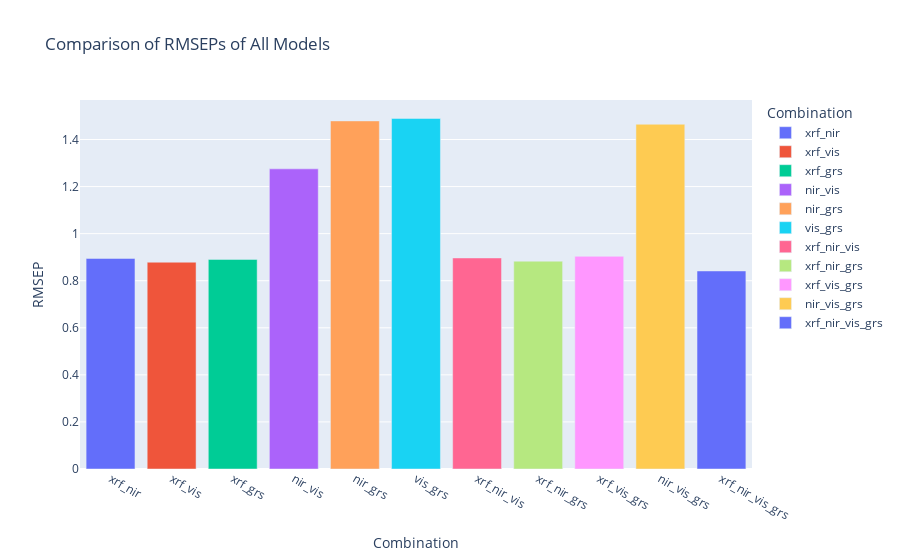

The cell this chart's notebook holds for it:
### Code cell
import plotly.express as px

# Extracting the data for the bar chart
rmseps = metrics_low_level['RMSEP']
combinations = metrics_low_level['Combination']

# Creating the bar chart
fig = px.bar(
    metrics_low_level,
    x=combinations,
    y=rmseps,
    color=combinations,  # Change bar color by the X axis
    title='Comparison of RMSEPs of All Models',
    labels={'x': 'Combination', 'y': 'RMSEP'}
)

# Display the plot
fig.show()

### Figure 1 — Plotly figure (JSON) as saved in the notebook; plotly's stock layout.template omitted (floating-point values rounded to 4 significant figures)
{"data": [{"alignmentgroup": "True", "hovertemplate": "Combination=%{x}<br>RMSEP=%{y}<extra></extra>", "legendgroup": "xrf_nir", "marker": {"color": "#636efa", "pattern": {"shape": ""}}, "name": "xrf_nir", "offsetgroup": "xrf_nir", "orientation": "v", "showlegend": true, "textposition": "auto", "type": "bar", "x": ["xrf_nir"], "xaxis": "x", "y": [0.8947], "yaxis": "y"}, {"alignmentgroup": "True", "hovertemplate": "Combination=%{x}<br>RMSEP=%{y}<extra></extra>", "legendgroup": "xrf_vis", "marker": {"color": "#EF553B", "pattern": {"shape": ""}}, "name": "xrf_vis", "offsetgroup": "xrf_vis", "orientation": "v", "showlegend": true, "textposition": "auto", "type": "bar", "x": ["xrf_vis"], "xaxis": "x", "y": [0.8787], "yaxis": "y"}, {"alignmentgroup": "True", "hovertemplate": "Combination=%{x}<br>RMSEP=%{y}<extra></extra>", "legendgroup": "xrf_grs", "marker": {"color": "#00cc96", "pattern": {"shape": ""}}, "name": "xrf_grs", "offsetgroup": "xrf_grs", "orientation": "v", "showlegend": true, "textposition": "auto", "type": "bar", "x": ["xrf_grs"], "xaxis": "x", "y": [0.8906], "yaxis": "y"}, {"alignmentgroup": "True", "hovertemplate": "Combination=%{x}<br>RMSEP=%{y}<extra></extra>", "legendgroup": "nir_vis", "marker": {"color": "#ab63fa", "pattern": {"shape": ""}}, "name": "nir_vis", "offsetgroup": "nir_vis", "orientation": "v", "showlegend": true, "textposition": "auto", "type": "bar", "x": ["nir_vis"], "xaxis": "x", "y": [1.275], "yaxis": "y"}, {"alignmentgroup": "True", "hovertemplate": "Combination=%{x}<br>RMSEP=%{y}<extra></extra>", "legendgroup": "nir_grs", "marker": {"color": "#FFA15A", "pattern": {"shape": ""}}, "name": "nir_grs", "offsetgroup": "nir_grs", "orientation": "v", "showlegend": true, "textposition": "auto", "type": "bar", "x": ["nir_grs"], "xaxis": "x", "y": [1.479], "yaxis": "y"}, {"alignmentgroup": "True", "hovertemplate": "Combination=%{x}<br>RMSEP=%{y}<extra></extra>", "legendgroup": "vis_grs", "marker": {"color": "#19d3f3", "pattern": {"shape": ""}}, "name": "vis_grs", "offsetgroup": "vis_grs", "orientation": "v", "showlegend": true, "textposition": "auto", "type": "bar", "x": ["vis_grs"], "xaxis": "x", "y": [1.489], "yaxis": "y"}, {"alignmentgroup": "True", "hovertemplate": "Combination=%{x}<br>RMSEP=%{y}<extra></extra>", "legendgroup": "xrf_nir_vis", "marker": {"color": "#FF6692", "pattern": {"shape": ""}}, "name": "xrf_nir_vis", "offsetgroup": "xrf_nir_vis", "orientation": "v", "showlegend": true, "textposition": "auto", "type": "bar", "x": ["xrf_nir_vis"], "xaxis": "x", "y": [0.8968], "yaxis": "y"}, {"alignmentgroup": "True", "hovertemplate": "Combination=%{x}<br>RMSEP=%{y}<extra></extra>", "legendgroup": "xrf_nir_grs", "marker": {"color": "#B6E880", "pattern": {"shape": ""}}, "name": "xrf_nir_grs", "offsetgroup": "xrf_nir_grs", "orientation": "v", "showlegend": true, "textposition": "auto", "type": "bar", "x": ["xrf_nir_grs"], "xaxis": "x", "y": [0.8831], "yaxis": "y"}, {"alignmentgroup": "True", "hovertemplate": "Combination=%{x}<br>RMSEP=%{y}<extra></extra>", "legendgroup": "xrf_vis_grs", "marker": {"color": "#FF97FF", "pattern": {"shape": ""}}, "name": "xrf_vis_grs", "offsetgroup": "xrf_vis_grs", "orientation": "v", "showlegend": true, "textposition": "auto", "type": "bar", "x": ["xrf_vis_grs"], "xaxis": "x", "y": [0.9036], "yaxis": "y"}, {"alignmentgroup": "True", "hovertemplate": "Combination=%{x}<br>RMSEP=%{y}<extra></extra>", "legendgroup": "nir_vis_grs", "marker": {"color": "#FECB52", "pattern": {"shape": ""}}, "name": "nir_vis_grs", "offsetgroup": "nir_vis_grs", "orientation": "v", "showlegend": true, "textposition": "auto", "type": "bar", "x": ["nir_vis_grs"], "xaxis": "x", "y": [1.465], "yaxis": "y"}, {"alignmentgroup": "True", "hovertemplate": "Combination=%{x}<br>RMSEP=%{y}<extra></extra>", "legendgroup": "xrf_nir_vis_grs", "marker": {"color": "#636efa", "pattern": {"shape": ""}}, "name": "xrf_nir_vis_grs", "offsetgroup": "xrf_nir_vis_grs", "orientation": "v", "showlegend": true, "textposition": "auto", "type": "bar", "x": ["xrf_nir_vis_grs"], "xaxis": "x", "y": [0.8415], "yaxis": "y"}], "layout": {"barmode": "relative", "legend": {"title": {"text": "Combination"}, "tracegroupgap": 0}, "title": {"text": "Comparison of RMSEPs of All Models"}, "xaxis": {"anchor": "y", "categoryarray": ["xrf_nir", "xrf_vis", "xrf_grs", "nir_vis", "nir_grs", "vis_grs", "xrf_nir_vis", "xrf_nir_grs", "xrf_vis_grs", "nir_vis_grs", "xrf_nir_vis_grs"], "categoryorder": "array", "domain": [0, 1], "title": {"text": "Combination"}}, "yaxis": {"anchor": "x", "domain": [0, 1], "title": {"text": "RMSEP"}}}}
